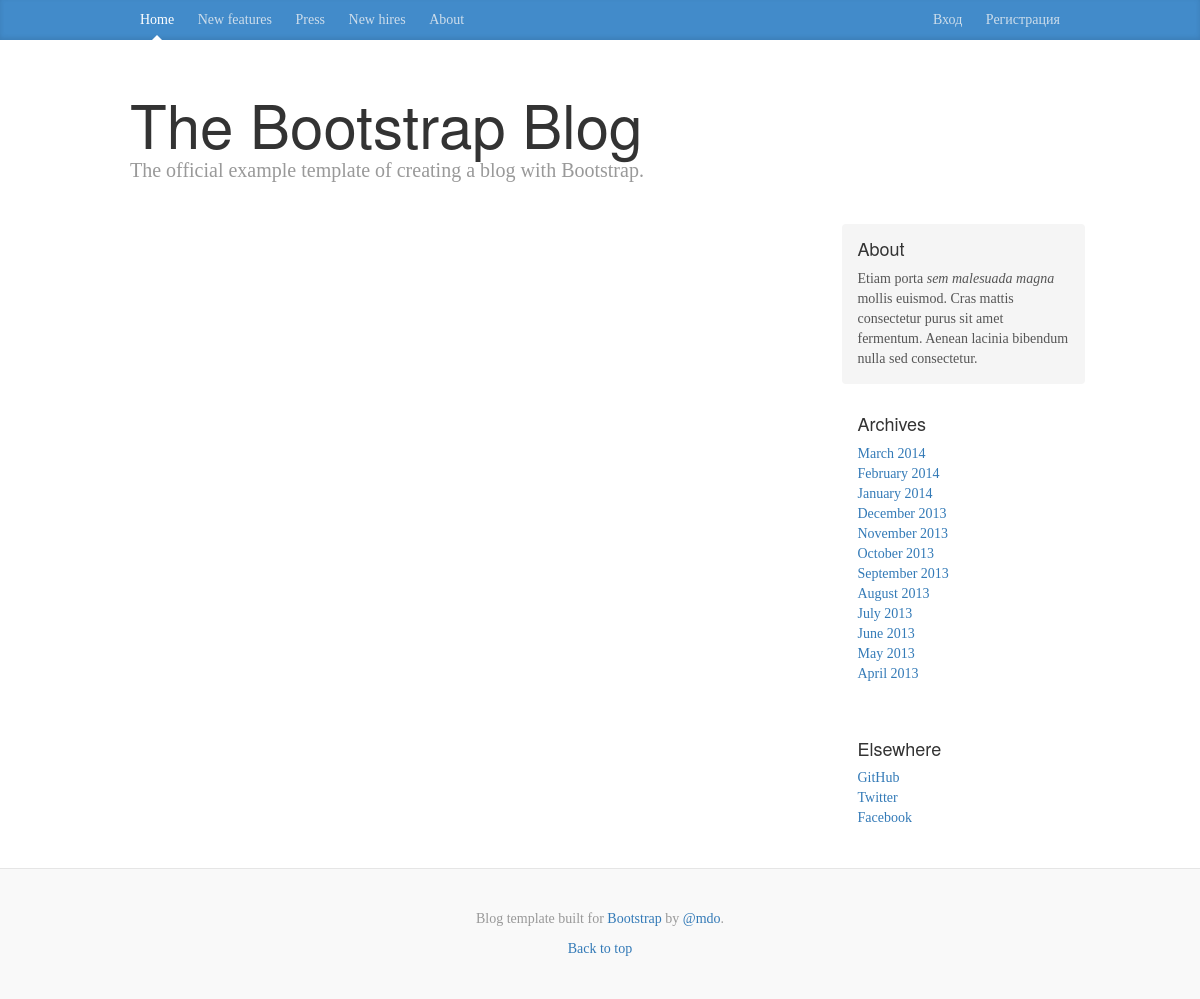
Before: / with the older database file.
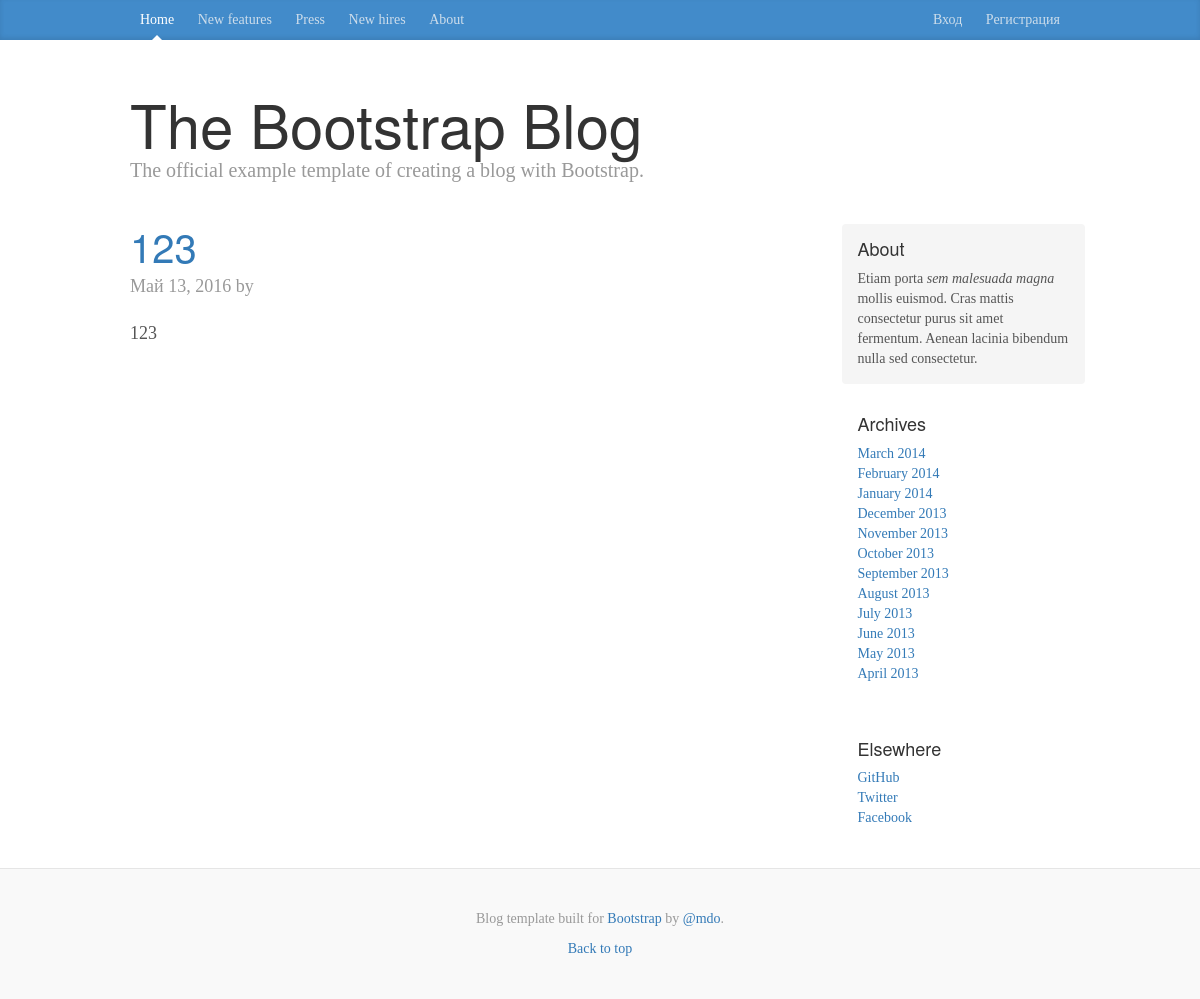
After: the same page with the newer database file.
### website/models.py (models this page shows, shortened)
class Post(models.Model):
    slug = models.SlugField(blank=True, unique=True)
    title = models.TextField()
    pub_date = models.DateField(default=timezone.now)
    short_desc = models.TextField()
    description = models.TextField()
    objects = models.Manager()
    custom_objects = CustomManager()

### website/views/views_public.py (the view)
# urls.py: 2. Add a URL to urlpatterns:  url(r'^$', views.home, name='home')
def home(request):
    posts = Post.objects.all()
    paginator = Paginator(posts, 2)
    page = 1
    if 'page' in request.GET:
        page = int(request.GET['page'])
    try:
       posts = paginator.page(page)
    except EmptyPage:
       posts = paginator.page(paginator.num_pages)
    return render(request, 'website/index.html',{'posts':posts})

### website/templates/website/index.html
{% extends 'website/common/layout.html' %}
{% block post_content %}
{% for post in posts %}
          <div class="blog-post">
            <h2 class="blog-post-title"><a href="{% url 'post' slug=post.slug %}">{{post.title}}</a></h2>
            <p class="blog-post-meta">{{post.pub_date}} by <a href="#">{{post.user}}</a></p>
            {{post.description|safe}}
          </div>
          {% endfor %}
{% endblock %}

### website/templates/website/common/layout.html (shortened to what this page needs)
{% extends  'website/common/base.html' %}
{% block content %}
<div class="container">
      <div class="blog-header">
        <h1 class="blog-title">The Bootstrap Blog</h1>
        <p class="lead blog-description">The official example template of creating a blog with Bootstrap.</p>
      </div>
      <div class="row">
        <div class="col-sm-8 blog-main">
          {% block post_content %}{% endblock %}
        </div>
     {% block sidebar %}{% include 'website/common/sidebar.html' %}{% endblock %}
      </div>
    </div>
{% endblock %}

### website/templates/website/common/base.html (shortened to what this page needs)
{% load staticfiles %}
<!DOCTYPE html>
<html lang="en" {% block html_attr%}{% endblock %}>
  <head>
    <link href="{% static 'css/bootstrap.min.css' %}" rel="stylesheet">
    <link href="{% static 'css/ie10.css' %}" rel="stylesheet">
    <link href="{% static 'css/blog.css' %}" rel="stylesheet">
  </head>
  <body {% block body_attr %}{% endblock %}>
    {% block menu %}{% include 'website/common/menu.html' %}{% endblock %}
    {% block content %}{% endblock %}
    <footer class="blog-footer">
      <p>Blog template built for <a href="http://getbootstrap.com">Bootstrap</a> by <a href="https://twitter.com/mdo">@mdo</a>.</p>
      <p>
        <a href="#">Back to top</a>
      </p>
    </footer>
  </body>
</html>

### website/templates/website/common/menu.html
<div class="blog-masthead">
      <div class="container">
        <nav class="blog-nav">
          <a class="blog-nav-item active" href="#">Home</a>
          <a class="blog-nav-item" href="#">New features</a>
          <a class="blog-nav-item" href="#">Press</a>
          <a class="blog-nav-item" href="#">New hires</a>
          <a class="blog-nav-item" href="#">About</a>
          <div class="pull-right">
<a class="blog-nav-item" href="">Вход</a>
          <a class="blog-nav-item" href="">Регистрация</a>
</div>
        </nav>
      </div>
    </div>

### website/templates/website/common/sidebar.html
   <div class="col-sm-3 col-sm-offset-1 blog-sidebar">
          <div class="sidebar-module sidebar-module-inset">
            <h4>About</h4>
            <p>Etiam porta <em>sem malesuada magna</em> mollis euismod. Cras mattis consectetur purus sit amet fermentum. Aenean lacinia bibendum nulla sed consectetur.</p>
          </div>
          <div class="sidebar-module">
            <h4>Archives</h4>
            <ol class="list-unstyled">
              <li><a href="#">March 2014</a></li>
              <li><a href="#">February 2014</a></li>
              <li><a href="#">January 2014</a></li>
              <li><a href="#">December 2013</a></li>
              <li><a href="#">November 2013</a></li>
              <li><a href="#">October 2013</a></li>
              <li><a href="#">September 2013</a></li>
              <li><a href="#">August 2013</a></li>
              <li><a href="#">July 2013</a></li>
              <li><a href="#">June 2013</a></li>
              <li><a href="#">May 2013</a></li>
              <li><a href="#">April 2013</a></li>
            </ol>
          </div>
          <div class="sidebar-module">
            <h4>Elsewhere</h4>
            <ol class="list-unstyled">
              <li><a href="#">GitHub</a></li>
              <li><a href="#">Twitter</a></li>
              <li><a href="#">Facebook</a></li>
            </ol>
          </div>
        </div>

### website/static/css/blog.css (style rules this page uses)
body { font-family: Georgia, "Times New Roman", Times, serif; color: #555; }
h1, .h1, h2, .h2, h3, .h3, h4, .h4, h5, .h5, h6, .h6 { margin-top: 0; font-family: "Helvetica Neue", Helvetica, Arial, sans-serif; font-weight: normal; color: #333; }
@media (min-width: 1200px) { .container { width: 970px; } }
.blog-masthead { background-color: #428bca; -webkit-box-shadow: inset 0 -2px 5px rgba(0,0,0,.1); box-shadow: inset 0 -2px 5px rgba(0,0,0,.1); }
.blog-nav-item { position: relative; display: inline-block; padding: 10px; font-weight: 500; color: #cdddeb; }
.blog-nav .active { color: #fff; }
.blog-nav .active:after { position: absolute; bottom: 0; left: 50%; width: 0; height: 0; margin-left: -5px; vertical-align: middle; content: " "; border-right: 5px solid transparent; border-bottom: 5px solid; border-left: 5px solid transparent; }
.blog-header { padding-top: 20px; padding-bottom: 20px; }
.blog-title { margin-top: 30px; margin-bottom: 0; font-size: 60px; font-weight: normal; }
.blog-description { font-size: 20px; color: #999; }
.blog-main { font-size: 18px; line-height: 1.5; }
.sidebar-module { padding: 15px; margin: 0 -15px 15px; }
.sidebar-module-inset { padding: 15px; background-color: #f5f5f5; border-radius: 4px; }
.sidebar-module-inset p:last-child, .sidebar-module-inset ul:last-child, .sidebar-module-inset ol:last-child { margin-bottom: 0; }
.blog-post { margin-bottom: 60px; }
.blog-post-title { margin-bottom: 5px; font-size: 40px; }
.blog-post-meta { margin-bottom: 20px; color: #999; }
.blog-footer { padding: 40px 0; color: #999; text-align: center; background-color: #f9f9f9; border-top: 1px solid #e5e5e5; }
.blog-footer p:last-child { margin-bottom: 0; }

Changed rows visible on the page:
added Post: title "123", pub_date "Май 13, 2016", description "123"
